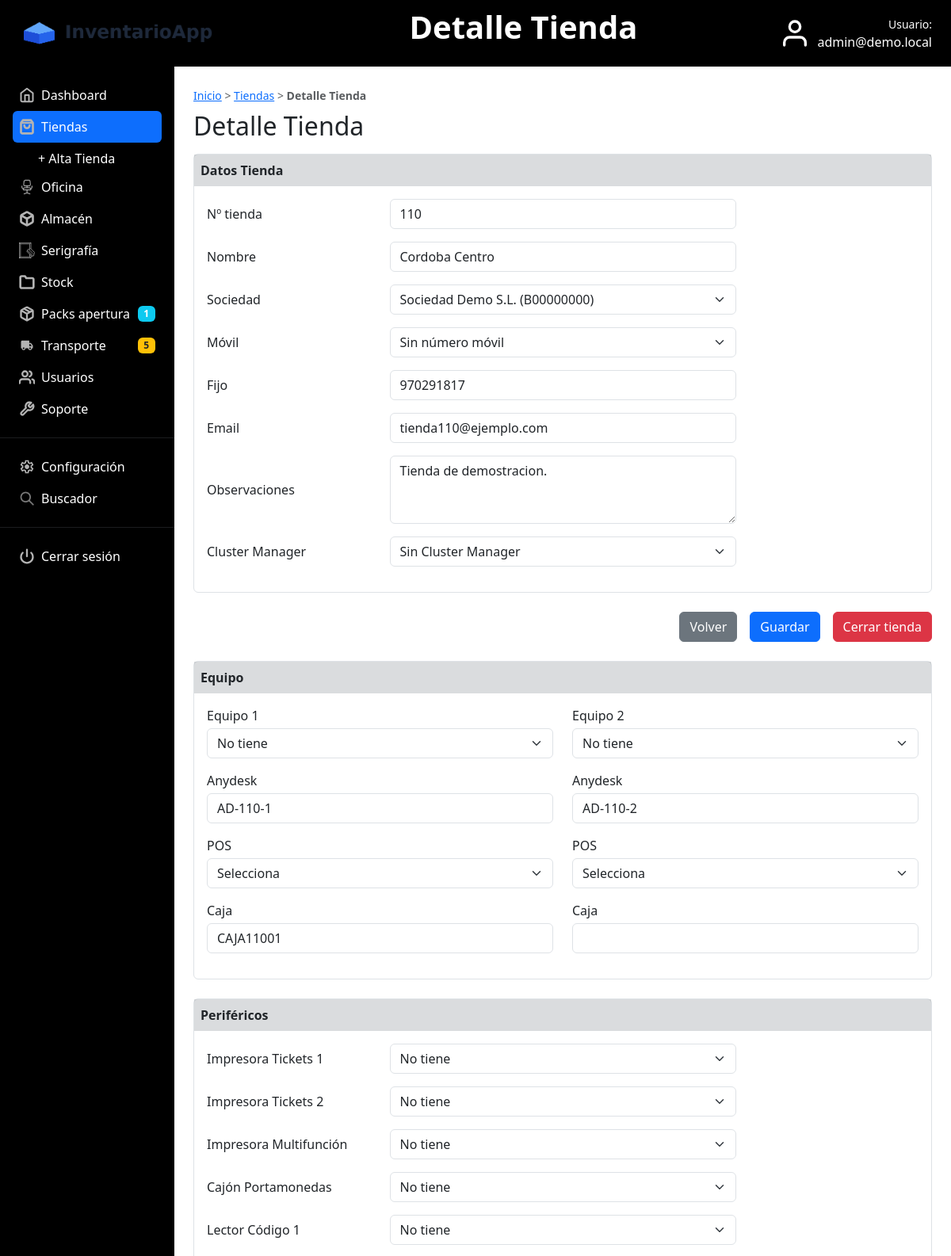
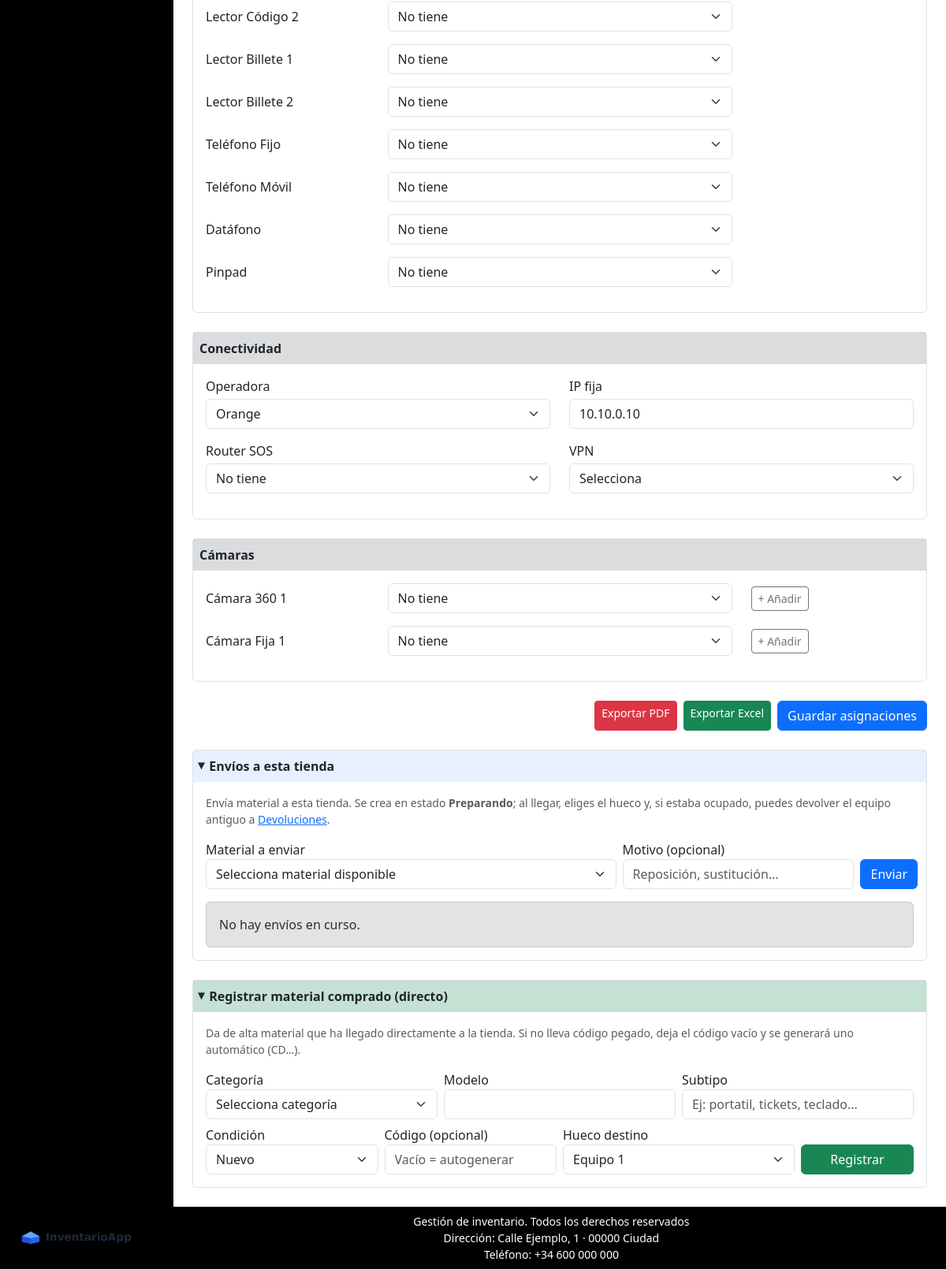
The app's page /controller/tienda.php?action=ver&id=10 (signed in) with its own data (2 pictures, top to bottom).
### tables this page shows
CREATE TABLE `tienda` (
  `id` int(11) NOT NULL AUTO_INCREMENT,
  `numero` int(11) NOT NULL,
  `nombre` varchar(100) NOT NULL,
  `id_sociedad` int(11) NOT NULL DEFAULT 1,
  `movil` varchar(20) NOT NULL,
  `fijo` varchar(20) NOT NULL,
  `email` varchar(100) NOT NULL,
  `observaciones` varchar(255) NOT NULL,
  `anydesk_equipo1` varchar(50) NOT NULL DEFAULT '',
  `pos_equipo1` varchar(30) DEFAULT NULL,
  `caja_equipo1` varchar(30) DEFAULT NULL,
  `anydesk_equipo2` varchar(50) NOT NULL DEFAULT '',
  `pos_equipo2` varchar(30) DEFAULT NULL,
  `caja_equipo2` varchar(30) DEFAULT NULL,
  `operadora` varchar(30) NOT NULL DEFAULT '',
  `ip_fija` varchar(50) NOT NULL DEFAULT '',
  `vpn` varchar(30) NOT NULL DEFAULT '',
  `id_cluster_manager` int(11) DEFAULT NULL,
  `estado` enum('activa','cerrada','en_apertura') NOT NULL DEFAULT 'activa',
  PRIMARY KEY (`id`),
  KEY `fk_tienda_sociedad` (`id_sociedad`),
  CONSTRAINT `fk_tienda_sociedad` FOREIGN KEY (`id_sociedad`) REFERENCES `sociedad` (`id`)
);

### view/tienda_detalle_view.php (the view, shortened to what the rows shown need)
<!DOCTYPE html>
<html lang="es">
<head>
    <link rel="stylesheet" href="../view/css/bootstrap.min.css">
    <link rel="stylesheet" href="../view/css/estilos.css">
</head>
<body class="d-flex flex-column min-vh-100">
    <main class="container-fluid flex-grow-1 d-flex p-0">
        <div class="d-flex flex-grow-1 w-100">
            <?php include_once 'sidebar.php'; ?>
            <section class="flex-grow-1 p-4" style="min-width:0;">
                <?php
                $soloLectura = false;
                $cajaEquipo1 = '';
                if (isset($tienda->caja_equipo1)) { $cajaEquipo1 = $tienda->caja_equipo1; }
                $anydeskEquipo1 = '';
                if (isset($tienda->anydesk_equipo1)) { $anydeskEquipo1 = $tienda->anydesk_equipo1; }
                $anydeskEquipo2 = '';
                if (isset($tienda->anydesk_equipo2)) { $anydeskEquipo2 = $tienda->anydesk_equipo2; }
                $operadoraActual = '';
                if (isset($tienda->operadora)) { $operadoraActual = $tienda->operadora; }
                $ipFijaActual = '';
                if (isset($tienda->ip_fija)) { $ipFijaActual = $tienda->ip_fija; }
                $operadoras = array('Movistar', 'Vodafone', 'Orange', 'TIM', 'ZIGGO', 'Virgin');
                ?>
                <h2 class="mb-3">Detalle Tienda</h2>
                <?php if (!$tienda) { ?>
                    <div class="alert alert-danger">Tienda no encontrada.</div>
                    <a href="tienda.php" class="btn btn-secondary">Volver</a>
                <?php } else { ?>
                    <form action="tienda.php?action=guardar" method="post">
                        <div class="border rounded mb-4">
                            <div class="p-3">
                                <div class="row align-items-center mb-3">
                                    <div class="col-12 col-md-6">
                                        <?php if ($soloLectura) { ?>
                                            <input class="form-control" type="number" name="numero" id="numero" value="<?php echo $tienda->numero; ?>" readonly>
                                        <?php } else { ?>
                                            <input class="form-control" type="number" name="numero" id="numero" value="<?php echo $tienda->numero; ?>">
                                        <?php } ?>
                                    </div>
                                </div>
                                <div class="row align-items-center mb-3">
                                    <div class="col-12 col-md-6">
                                        <?php if ($soloLectura) { ?>
                                            <input class="form-control" type="text" name="nombre" id="nombre" value="<?php echo $tienda->nombre; ?>" readonly>
                                        <?php } else { ?>
                                            <input class="form-control" type="text" name="nombre" id="nombre" value="<?php echo $tienda->nombre; ?>">
                                        <?php } ?>
                                    </div>
                                </div>
                                <div class="row align-items-center mb-3">
                                    <div class="col-12 col-md-6">
                                        <?php if ($soloLectura) { ?>
                                            <input class="form-control" type="text" name="fijo" id="fijo" value="<?php echo $tienda->fijo; ?>" readonly>
                                        <?php } else { ?>
                                            <input class="form-control" type="text" name="fijo" id="fijo" value="<?php echo $tienda->fijo; ?>">
                                        <?php } ?>
                                    </div>
                                </div>
                                <div class="row align-items-center mb-3">
                                    <div class="col-12 col-md-6">
                                        <?php if ($soloLectura) { ?>
                                            <input class="form-control" type="email" name="email" id="email" value="<?php echo $tienda->email; ?>" readonly>
                                        <?php } else { ?>
                                            <input class="form-control" type="email" name="email" id="email" value="<?php echo $tienda->email; ?>">
                                        <?php } ?>
                                    </div>
                                </div>
                                <div class="row align-items-center mb-3">
                                    <div class="col-12 col-md-6">
                                        <?php if ($soloLectura) { ?>
                                            <textarea class="form-control" name="observaciones" id="observaciones" rows="3" readonly><?php echo $tienda->observaciones; ?></textarea>
                                        <?php } else { ?>
                                            <textarea class="form-control" name="observaciones" id="observaciones" rows="3"><?php echo $tienda->observaciones; ?></textarea>
                                        <?php } ?>
                                    </div>
                                </div>
                            </div>
                        </div>
                    </form>
                    <form action="tienda.php?action=guardar_asignaciones" method="post">
                        <div class="border rounded mb-4">
                            <div class="p-3">
                                <div class="row">
                                    <div class="col-12 col-lg-6">
                                        <div class="mb-3">
                                            <label class="form-label m-0" for="anydesk_equipo1">Anydesk</label>
                                            <?php if ($soloLectura) { ?>
                                                <input class="form-control mt-1" type="text" name="anydesk_equipo1" id="anydesk_equipo1" value="<?php echo $anydeskEquipo1; ?>" readonly>
                                            <?php } else { ?>
                                                <input class="form-control mt-1" type="text" name="anydesk_equipo1" id="anydesk_equipo1" value="<?php echo $anydeskEquipo1; ?>">
                                            <?php } ?>
                                        </div>
                                        <div class="mb-3">
                                            <label class="form-label m-0" for="caja_equipo1">Caja</label>
                                            <?php if ($soloLectura) { ?>
                                                <input class="form-control mt-1" type="text" name="caja_equipo1" id="caja_equipo1" value="<?php echo $cajaEquipo1; ?>" readonly>
                                            <?php } else { ?>
                                                <input class="form-control mt-1" type="text" name="caja_equipo1" id="caja_equipo1" value="<?php echo $cajaEquipo1; ?>">
                                            <?php } ?>
                                        </div>
                                    </div>
                                    <div class="col-12 col-lg-6">
                                        <div class="mb-3">
                                            <label class="form-label m-0" for="anydesk_equipo2">Anydesk</label>
                                            <?php if ($soloLectura) { ?>
                                                <input class="form-control mt-1" type="text" name="anydesk_equipo2" id="anydesk_equipo2" value="<?php echo $anydeskEquipo2; ?>" readonly>
                                            <?php } else { ?>
                                                <input class="form-control mt-1" type="text" name="anydesk_equipo2" id="anydesk_equipo2" value="<?php echo $anydeskEquipo2; ?>">
                                            <?php } ?>
                                        </div>
                                    </div>
                                </div>
                            </div>
                        </div>
                        <div class="border rounded mb-4">
                            <div class="p-3">
                                <div class="row">
                                    <div class="col-12 col-lg-6">
                                        <div class="mb-3">
                                            <label class="form-label m-0" for="operadora">Operadora</label>
                                            <?php if ($soloLectura) { ?>
                                                <select class="form-select mt-1" name="operadora" id="operadora" disabled>
                                            <?php } else { ?>
                                                <select class="form-select mt-1" name="operadora" id="operadora">
                                            <?php } ?>
                                                <?php foreach ($operadoras as $op) { ?>
                                                    <?php if ($operadoraActual == $op) { ?>
                                                        <option value="<?php echo $op; ?>" selected><?php echo $op; ?></option>
                                                    <?php } else { ?>
                                                        <option value="<?php echo $op; ?>"><?php echo $op; ?></option>
                                                    <?php } ?>
                                                <?php } ?>
                                            </select>
                                        </div>
                                    </div>
                                    <div class="col-12 col-lg-6">
                                        <div class="mb-3">
                                            <label class="form-label m-0" for="ip_fija">IP fija</label>
                                            <?php if ($soloLectura) { ?>
                                                <input class="form-control mt-1" type="text" name="ip_fija" id="ip_fija" value="<?php echo $ipFijaActual; ?>" readonly>
                                            <?php } else { ?>
                                                <input class="form-control mt-1" type="text" name="ip_fija" id="ip_fija" value="<?php echo $ipFijaActual; ?>">
                                            <?php } ?>
                                        </div>
                                    </div>
                                </div>
                            </div>
                        </div>
                    </form>
                <?php } ?>
            </section>
        </div>
    </main>
</body>
</html>

### records on screen
tienda: numero "110", nombre "Cordoba Centro", fijo "970291817", email "tienda110@ejemplo.com", observaciones "Tienda de demostracion.", anydesk_equipo1 "AD-110-1", caja_equipo1 "CAJA11001", anydesk_equipo2 "AD-110-2", operadora "Orange", ip_fija "10.10.0.10"

### other values on screen
$tituloPagina "Detalle Tienda"
$_SESSION['usuario'] "admin@demo.local"
$packsEnCurso "1"
$totalTransporte "5"
form field sociedad "Sociedad Demo S.L. (B00000000)"
form field condicion "Nuevo"
form field slot "Equipo 1"
